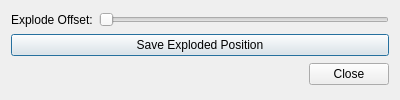
<?xml version="1.0" encoding="UTF-8"?>
<ui version="4.0">
 <class>ExplodeLinksDialog</class>
 <widget class="QDialog" name="ExplodeLinksDialog">
  <property name="geometry">
   <rect>
    <x>0</x>
    <y>0</y>
    <width>400</width>
    <height>100</height>
   </rect>
  </property>
  <property name="windowTitle">
   <string>Explode Links</string>
  </property>
  <layout class="QVBoxLayout" name="verticalLayout">
   <item>
    <layout class="QHBoxLayout" name="horizontalLayout">
     <item>
      <widget class="QLabel" name="label">
       <property name="text">
        <string>Explode Offset:</string>
       </property>
      </widget>
     </item>
     <item>
      <widget class="QSlider" name="explode_slider">
       <property name="orientation">
        <enum>Qt::Horizontal</enum>
       </property>
       <property name="minimum">
        <number>0</number>
       </property>
       <property name="maximum">
        <number>1000</number>
       </property>
       <property name="value">
        <number>0</number>
       </property>
      </widget>
     </item>
    </layout>
   </item>
   <item>
    <widget class="QPushButton" name="save_button">
     <property name="text">
      <string>Save Exploded Position</string>
     </property>
    </widget>
   </item>
   <item>
    <widget class="QDialogButtonBox" name="button_box">
     <property name="orientation">
      <enum>Qt::Horizontal</enum>
     </property>
     <property name="standardButtons">
      <set>QDialogButtonBox::Close</set>
     </property>
    </widget>
   </item>
  </layout>
 </widget>
 <resources/>
 <connections>
  <connection>
   <sender>button_box</sender>
   <signal>accepted()</signal>
   <receiver>ExplodeLinksDialog</receiver>
   <slot>accept()</slot>
  </connection>
  <connection>
   <sender>button_box</sender>
   <signal>rejected()</signal>
   <receiver>ExplodeLinksDialog</receiver>
   <slot>reject()</slot>
  </connection>
 </connections>
</ui>
